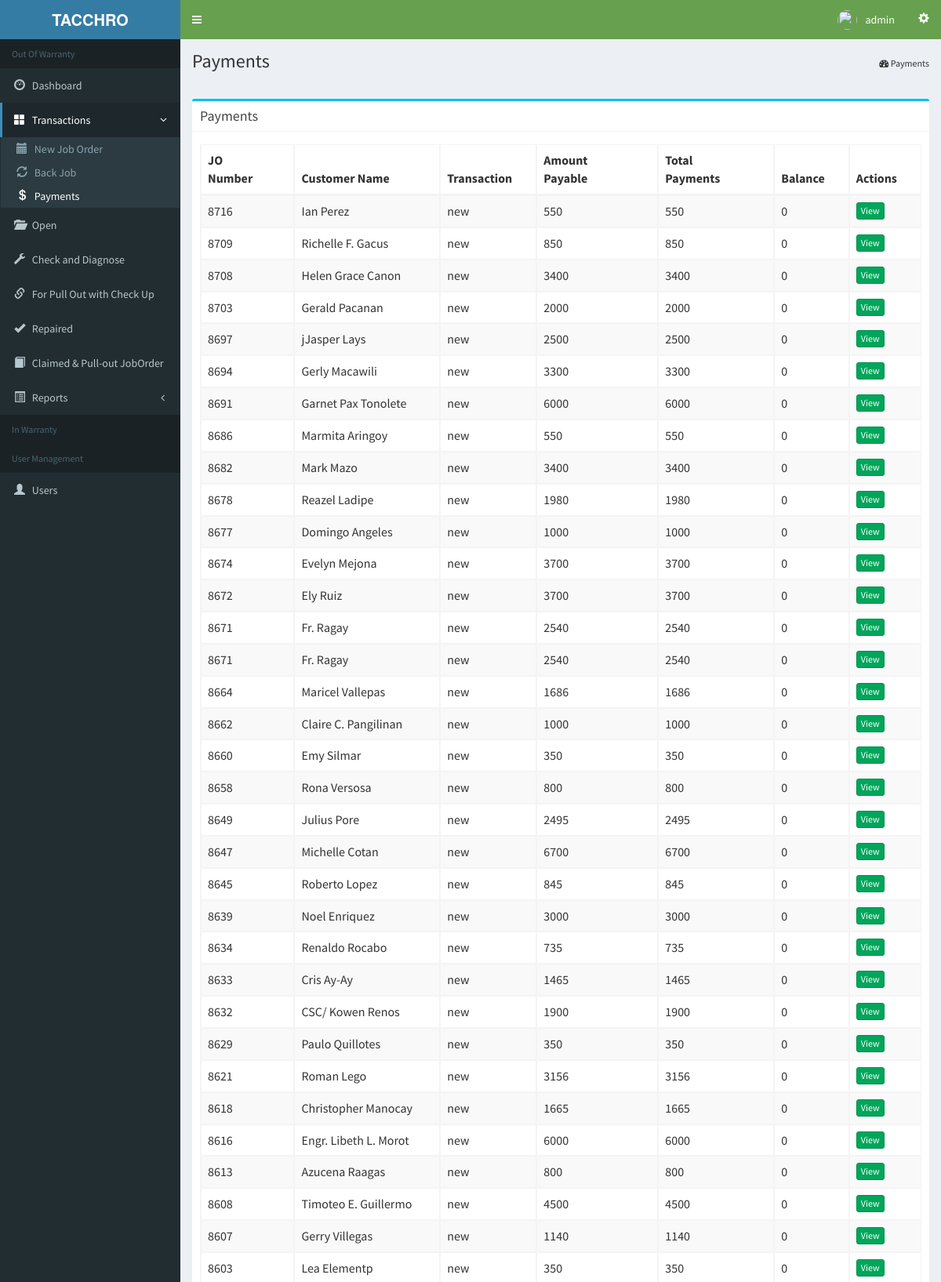
The app's page /payments.php (signed in, upper part) with its own data.
### tables this page shows
CREATE TABLE `joborder` (
  `jonumber` bigint(20) NOT NULL,
  `custname` varchar(255) NOT NULL,
  `address` varchar(255) NOT NULL,
  `telno` varchar(255) NOT NULL,
  `servicetype` varchar(50) NOT NULL,
  `warrantyinfo` varchar(50) NOT NULL,
  `otherinfo` varchar(255) DEFAULT NULL
);

### myfunctions.php (called while the page is built, shortened)
<?php
function getTotalRepairs( $transid){
	include "php/cons.php";
	$sql = 'select * from repairdetail where rdtransid =' . $transid;
	$result = $mycon->query($sql);
	if($result){
		if($result->num_rows > 0 ) {
			$result->data_seek(0);
			$mytotal = 0;
			while( $row = $result->fetch_assoc()){
				$mytotal += ($row['qty'] * $row['unitprice']);
			}
		return $mytotal;
		}else{
			return 0 ;
		}
	}else{
		return 0;
	}
}
function getOverallTotal($transid){
	include "php/cons.php";
	$sql = 'select * from transaction where transid =' . $transid;
	$result = $mycon->query($sql);
	if($result){
		if($result->num_rows > 0 ) {
			$result->data_seek(0);
			$repairs = getTotalRepairs($transid);
			$row = $result->fetch_assoc();
			$mytotal = $row['labor'] + $row['transportation'] + $row['shippingcost'] + $row['othercharges'] + $row['checkupfee'] - $row['discount'] + $repairs;
		return $mytotal;
		}else{
			return 0 ;
		}
	}else{
		return 0;
	}
}
function getPayments($transid){
	include "php/cons.php";
	$sql = 'select * from payments where paytransid =' . $transid;
	$result = $mycon->query($sql);
	if($result){
		if($result->num_rows > 0 ) {
			$result->data_seek(0);
			$mytotal = 0;
			while($row = $result->fetch_assoc()){
			$mytotal += $row['payamount'];
			}
		return $mytotal;
		}else{
			return 0 ;
		}
	}else{
		return 0;
	}
}
function getBalance($transid){
	$OverallTotal = getOverallTotal($transid);
	$payments = getPayments($transid);
	$balance = $OverallTotal - $payments;
	return $balance;
}
?>

### payments.php (the view, shortened to what this page needs)
<?php
include "php/cons.php";
include "myfunctions.php";
?>
<html>
  <head>
    <link rel="stylesheet" href="bootstrap/css/bootstrap.min.css">
    <link rel="stylesheet" href="bootstrap/css/buttons.dataTables.min.css">
    <link rel="stylesheet" href="bootstrap/css/font-awesome.min.css">
    <link rel="stylesheet" href="plugins/ionicons/css/ionicons.css">
    <link rel="stylesheet" href="plugins/datatables/dataTables.bootstrap.css">
    <link rel="stylesheet" href="dist/css/AdminLTE.min.css">
    <link rel="stylesheet" href="dist/css/skins/_all-skins.min.css">
  </head>
  <body class="hold-transition skin-blue sidebar-mini">
    <div class="wrapper">
      <?php  include 'header.php';  ?>
      <?php  include 'sidebar.php';  ?>
      <div class="content-wrapper">
        <section class="content-header">
          <h1>
            Payments
          </h1>
          <ol class="breadcrumb">
            <li><i class="fa fa-dashboard"></i> Payments</li>
          </ol>
        </section>
        <section class="content">
			<div class="row">
				<div class="col-md-12">
	            <div class="box box-info">
	                <div class="box-header with-border">
	                	<h3 class="box-title" > Payments</h3>
	                </div>
	                <div class="box-body">
					<table class="table table-hover table-bordered table-striped" id="jotable" >
						<thead>
							<tr>
								<th>JO Number</th>
								<th>Customer Name</th>
                <th>Transaction</th>
                <th>Amount Payable</th>
                <th>Total Payments</th>
                <th>Balance</th>
                <th>Actions</th>
							</tr>
						</thead>
						<tbody>
              <?php
                $sql = "SELECT * from vw_jotrans
                ORDER BY jonumber DESC, transid DESC";
                $result = $mycon->query($sql);
                if($result->num_rows > 0){
                  while($row= $result->fetch_assoc()){
              ?>
                <tr>
                  <td><?php echo $row['jonumber']; ?></td>
                  <td><?php echo $row['custname']; ?></td>
                  <td><?php echo $row['transtype']; ?></td>
                  <td><?php
                        $OverallTotal = getOverallTotal($row['transid']);
                        echo $OverallTotal ;
                      ?>
                  </td>
                  <td><?php
                        $payments = getPayments($row['transid']);
                        echo $payments ;
                      ?>
                  </td>
                  <td><?php
                        $balance = getBalance($row['transid']);
                        echo $balance;
                      ?>
                  </td>
                  <td>
                    <a href="pay-details.php?transid=<?php echo $row['transid']; ?>" class="btn btn-success btn-xs"> View</a>
                  </td>
                </tr>
              <?php
                  }
                }
              ?>
						</tbody>
					</table>
	                </div>
              	</div>
				</div>
			</div>
        </section>
      </div>
     </div>
  </body>
</html>

### records on screen
joborder: jonumber "8716", custname "Ian Perez", transtype "new", OverallTotal "550", payments "550", balance "0"
joborder: jonumber "8709", custname "Richelle F. Gacus", transtype "new", OverallTotal "850", payments "850", balance "0"
joborder: jonumber "8708", custname "Helen Grace Canon", transtype "new", OverallTotal "3400", payments "3400", balance "0"
joborder: jonumber "8703", custname "Gerald Pacanan", transtype "new", OverallTotal "2000", payments "2000", balance "0"
joborder: jonumber "8697", custname "jJasper Lays", transtype "new", OverallTotal "2500", payments "2500", balance "0"
joborder: jonumber "8694", custname "Gerly Macawili", transtype "new", OverallTotal "3300", payments "3300", balance "0"
joborder: jonumber "8691", custname "Garnet Pax Tonolete", transtype "new", OverallTotal "6000", payments "6000", balance "0"
joborder: jonumber "8686", custname "Marmita Aringoy", transtype "new", OverallTotal "550", payments "550", balance "0"
joborder: jonumber "8682", custname "Mark Mazo", transtype "new", OverallTotal "3400", payments "3400", balance "0"
joborder: jonumber "8678", custname "Reazel Ladipe", transtype "new", OverallTotal "1980", payments "1980", balance "0"
joborder: jonumber "8677", custname "Domingo Angeles", transtype "new", OverallTotal "1000", payments "1000", balance "0"
joborder: jonumber "8674", custname "Evelyn Mejona", transtype "new", OverallTotal "3700", payments "3700", balance "0"
joborder: jonumber "8672", custname "Ely Ruiz", transtype "new", OverallTotal "3700", payments "3700", balance "0"
joborder: jonumber "8671", custname "Fr. Ragay", transtype "new", OverallTotal "2540", payments "2540", balance "0"
joborder: jonumber "8664", custname "Maricel Vallepas", transtype "new", OverallTotal "1686", payments "1686", balance "0"
joborder: jonumber "8662", custname "Claire C. Pangilinan", transtype "new", OverallTotal "1000", payments "1000", balance "0"
joborder: jonumber "8660", custname "Emy Silmar", transtype "new", OverallTotal "350", payments "350", balance "0"
joborder: jonumber "8658", custname "Rona Versosa", transtype "new", OverallTotal "800", payments "800", balance "0"
joborder: jonumber "8649", custname "Julius Pore", transtype "new", OverallTotal "2495", payments "2495", balance "0"
joborder: jonumber "8647", custname "Michelle Cotan", transtype "new", OverallTotal "6700", payments "6700", balance "0"
joborder: jonumber "8645", custname "Roberto Lopez", transtype "new", OverallTotal "845", payments "845", balance "0"
joborder: jonumber "8639", custname "Noel Enriquez", transtype "new", OverallTotal "3000", payments "3000", balance "0"
joborder: jonumber "8634", custname "Renaldo Rocabo", transtype "new", OverallTotal "735", payments "735", balance "0"
joborder: jonumber "8633", custname "Cris Ay-Ay", transtype "new", OverallTotal "1465", payments "1465", balance "0"
joborder: jonumber "8632", custname "CSC/ Kowen Renos", transtype "new", OverallTotal "1900", payments "1900", balance "0"
joborder: jonumber "8629", custname "Paulo Quillotes", transtype "new", OverallTotal "350", payments "350", balance "0"
joborder: jonumber "8621", custname "Roman Lego", transtype "new", OverallTotal "3156", payments "3156", balance "0"
joborder: jonumber "8618", custname "Christopher Manocay", transtype "new", OverallTotal "1665", payments "1665", balance "0"
joborder: jonumber "8616", custname "Engr. Libeth L. Morot", transtype "new", OverallTotal "6000", payments "6000", balance "0"
joborder: jonumber "8613", custname "Azucena Raagas", transtype "new", OverallTotal "800", payments "800", balance "0"
joborder: jonumber "8608", custname "Timoteo E. Guillermo", transtype "new", OverallTotal "4500", payments "4500", balance "0"
joborder: jonumber "8607", custname "Gerry Villegas", transtype "new", OverallTotal "1140", payments "1140", balance "0"
joborder: jonumber "8603", custname "Lea Elementp", transtype "new", OverallTotal "350", payments "350", balance "0"

### other values on screen
$_SESSION['MM_nick'] "admin"
